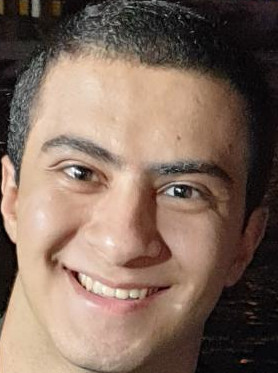
#> input picture Recognizer/Eigenfaces/moazTest.jpg, 278 x 373 px; its folder holds only this picture in this run
$ python -i main_recognizer.py   (imports and definitions only)
#> lines starting #> are read from the running program, lines starting #| are printed output that depends on the picture; pictures that were not available may be replaced by others from this repository, and a replacement may not be noted
import numpy as np
from sklearn.datasets import fetch_olivetti_faces
import matplotlib.pyplot as plt
import random
import skimage.io as io
from skimage.color import rgb2gray
import cv2
import os

# ------------------------------ GET CURRENT PATH ------------------------------
dirname = os.path.abspath(os.getcwd())
# [1 line not run here, left out]
dataset_path = os.path.join(dirname, 'Datasets')
test_images_path = os.path.join(dirname, 'Test Images')
training_result_path = os.path.join(dirname, 'Training Result Data')
people_path = os.path.join(dataset_path, 'People')
omegas_path = os.path.join(training_result_path, 'omegas.npy')
average_image_path = os.path.join(training_result_path, 'average_image.npy')
eigenfaces_path = os.path.join(training_result_path, 'eigenfaces.npy')


# ---------------------------- LOAD OLIVIETTA DATASET ---------------------------- #

def load_olivetti_dataset():
    dataset = fetch_olivetti_faces(data_home=dataset_path, shuffle=True)
    return dataset

def load_our_dataset():
    #  Loop over every directory in people path
    y = dict()
    images = []
    i=0
    min_width = float('inf')
    min_height = float('inf')

    for directory in os.listdir(people_path):
        #  Loop over every image in the directory
        for image in os.listdir(os.path.join(people_path, directory)):
            #  Load the image
            img = io.imread(os.path.join(people_path, directory, image))
            img = rgb2gray(img)
            # resize image to width*height
            if (np.max(img) > 1):
                img = img / 255.0

            if(img.shape[0] < min_height):
                min_height = img.shape[0]
            if(img.shape[1] < min_width):
                min_width = img.shape[1]

            images.append(img)
            y[i] = [directory]
            i+=1

    images = np.array([cv2.resize(image, (min_height, min_width))for image in images])

    return images,y


# [38 lines left out: function extract_info_from_olivetti_dataset, not called in this run]

def extract_info_from_our_dataset(images,y,verbose=False):
    m = images.shape[0]
    if(verbose):
        print('Images shape:', images.shape)

    total_images, height, width = images.shape
    if(verbose):
        print(f'Each image has size: {height} x {width}')
        print(70 * '-')

    n_features = height*width
    if(verbose):
        print(f'N^2 = n_features = h x w = {n_features}')
        print(70 * '-')

    if(verbose):
        print('y has shape:', y.shape)

    return images, m, height, width, total_images, n_features, y

#----------------------- CREATE PEOPLE DICTIONARY -----------------------#


# [217 lines left out: functions create_people_dict, view_rand_image, get_flattened_images, get_average_image, get_difference_images, show_difference_image and 10 more, not called in this run]

# ------------------------------ LOAD DATA FROM DISK ------------------------------ #
def load_data():
    omegas = np.load(omegas_path)
    eigenfaces = np.load(eigenfaces_path)
    average_image = np.load(average_image_path)
    return omegas, eigenfaces, average_image


# [31 lines left out: functions predict, convert_image, not called in this run]


# -------------------------------- MAIN FUNCTION FOR RECOGNIZER -------------------------------- #

def recognizer_main(input_image):
    # dataset = load_olivetti_dataset()
    # images, _, height, width, _, _, _, _ = extract_info_from_olivetti_dataset(dataset)
    images, y = load_our_dataset()
    images, _, height, width, _, _, _ = extract_info_from_our_dataset(images,y)

    omegas, eigenfaces, average_image = load_data()
    input_image = convert_image(input_image, width, height)
    plt.imshow(input_image.reshape(height,width), cmap='gray', label='Input image')
    plt.show()

    predicted_index = predict(omegas, input_image, average_image, eigenfaces, height, width, 120)
    if (predicted_index == -1):
        print('Unknown face')
    else:
        print('Known face')
        # show predicted image
        print("Target Index: ", y[predicted_index])
        plt.imshow(images[predicted_index],cmap='gray', label='Predicted image')
        plt.show()


# [31 lines left out: functions train_olivetti, train_our, not called in this run]

>>> import cv2
>>> picture = cv2.imread('moazTest.jpg', cv2.IMREAD_GRAYSCALE)
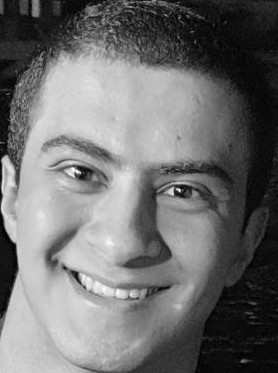
#> picture: shape (373, 278); min 0, max 255, mean 111.4
>>> result = recognizer_main(picture)
#> in recognizer_main, `images, y = load_our_dataset()`: y = {0: ['moazTest.jpg']}
#> in recognizer_main, `images, _, height, width, _, _, _ = extract_info_from_our_dataset(imag..`: height = 278; width = 373
#> (the run stopped early here; a loop or call above may not have finished)

$ run again, on Recognizer/Eigenfaces/naderTest.jpg
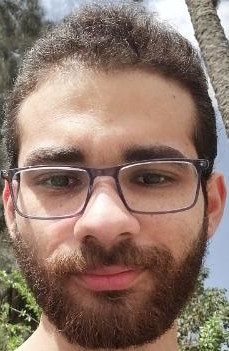
#> input picture Recognizer/Eigenfaces/naderTest.jpg, 229 x 351 px
#> `picture = cv2.imread('moazTest.jpg', cv2.IMREAD_GRAYSCALE)`:
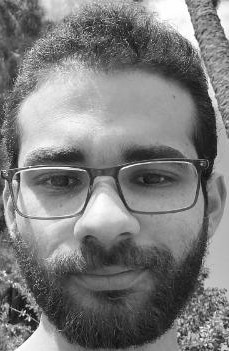
#> picture: shape (351, 229); min 2, max 255, mean 124.5
#> y = {0: ['naderTest.jpg']}
#> in recognizer_main, `images, _, height, width, _, _, _ = extract_info_from_our_dataset(imag..`: height = 229; width = 351

$ run again, on Recognizer/Eigenfaces/naderTest2.jpg
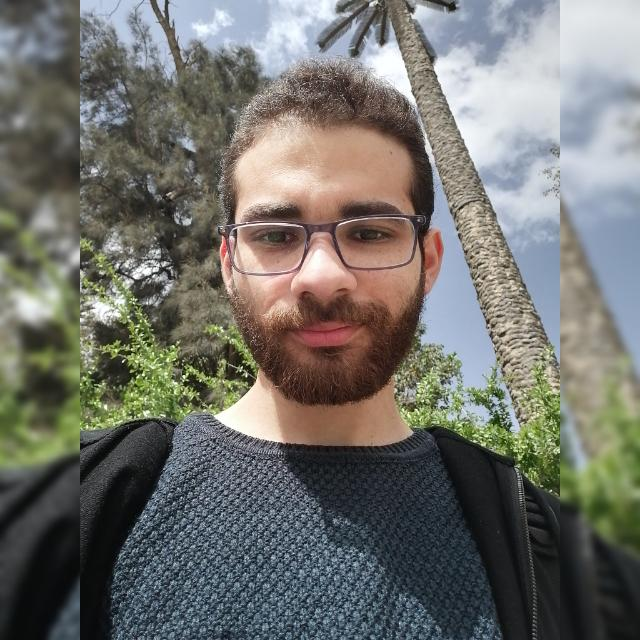
#> input picture Recognizer/Eigenfaces/naderTest2.jpg, 640 x 640 px
#> `picture = cv2.imread('moazTest.jpg', cv2.IMREAD_GRAYSCALE)`:
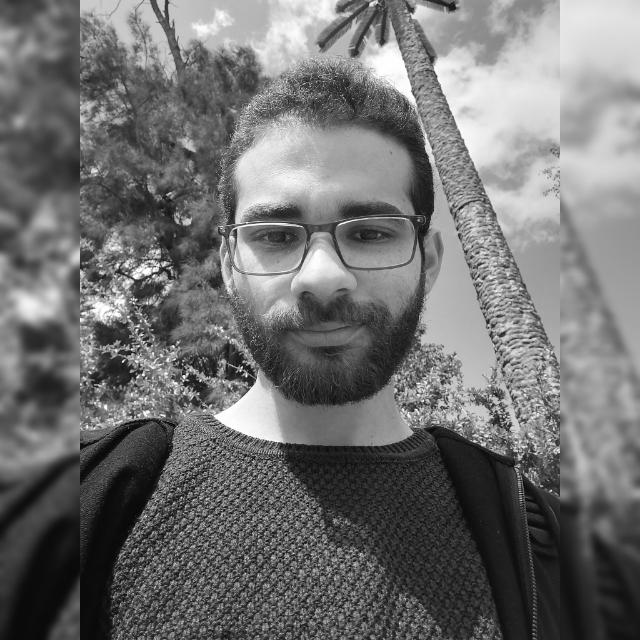
#> picture: shape (640, 640); min 0, max 255, mean 112.6
#> y = {0: ['naderTest2.jpg']}
#> in recognizer_main, `images, _, height, width, _, _, _ = extract_info_from_our_dataset(imag..`: height = 640
